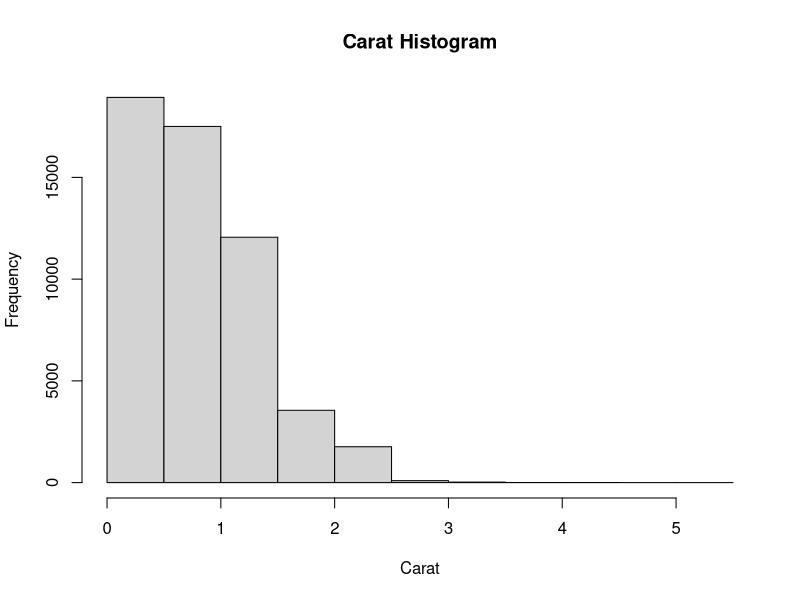
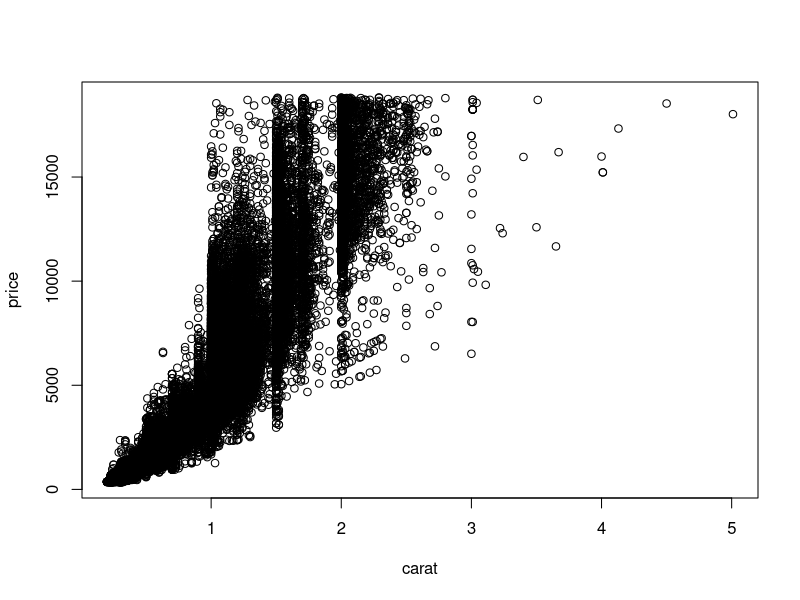
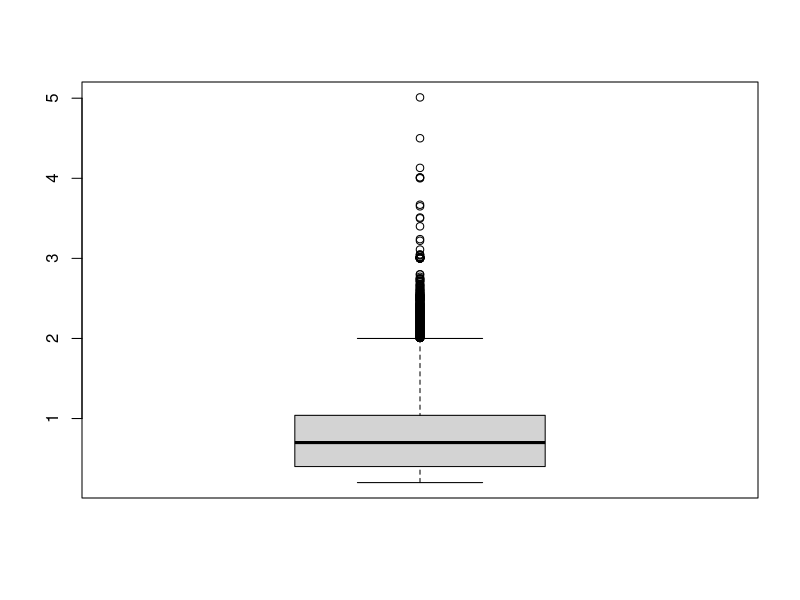

These figures' R source, in order:
library(ggplot2)
data(diamonds)

head(diamonds)

hist(diamonds$carat, main = "Carat Histogram", xlab = "Carat")
plot(price ~ carat, data = diamonds)
boxplot(diamonds$carat)
